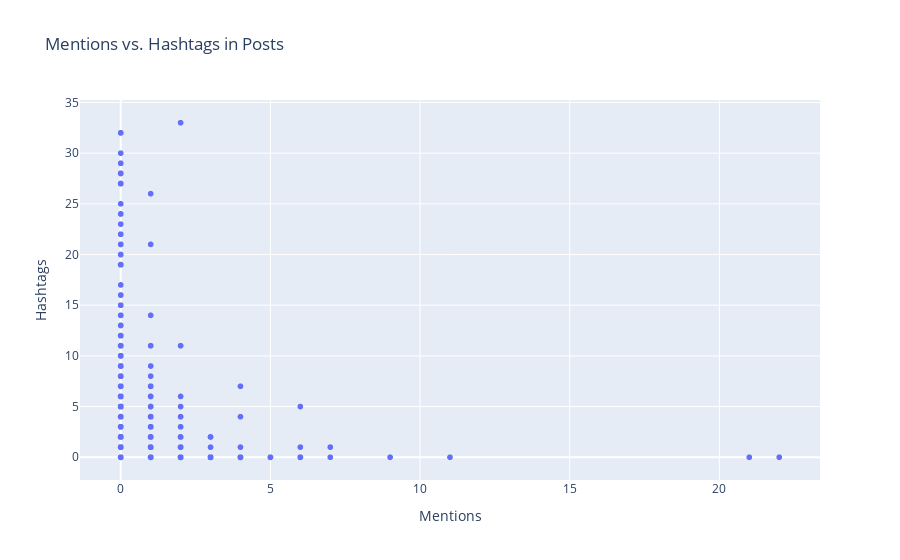

Here is the notebook cell this chart was saved with:
### Markdown cell above
**Correlation between the number of mentions (@) and the number of hashtags (#) in the posts.**

### Code cell
fig = px.scatter(df_clean, x='Number of Mentions (@)', y='Number of Hashtags (#)', 
                 title='Mentions vs. Hashtags in Posts',
                 labels={'Number of Mentions (@)': 'Mentions', 'Number of Hashtags (#)': 'Hashtags'})
fig.show()

### Figure 1 — Plotly figure (JSON) as saved in the notebook; plotly's stock layout.template omitted (floating-point values rounded to 4 significant figures; data arrays with more than 128 entries replaced by an {"elided": "..."} marker saying what was removed)
{"data": [{"hovertemplate": "Mentions=%{x}<br>Hashtags=%{y}<extra></extra>", "legendgroup": "", "marker": {"color": "#636efa", "symbol": "circle"}, "mode": "markers", "name": "", "showlegend": false, "type": "scattergl", "x": {"elided": "7250 int values"}, "xaxis": "x", "y": {"elided": "7250 int values"}, "yaxis": "y"}], "layout": {"legend": {"tracegroupgap": 0}, "title": {"text": "Mentions vs. Hashtags in Posts"}, "xaxis": {"anchor": "y", "domain": [0, 1], "title": {"text": "Mentions"}}, "yaxis": {"anchor": "x", "domain": [0, 1], "title": {"text": "Hashtags"}}}}
